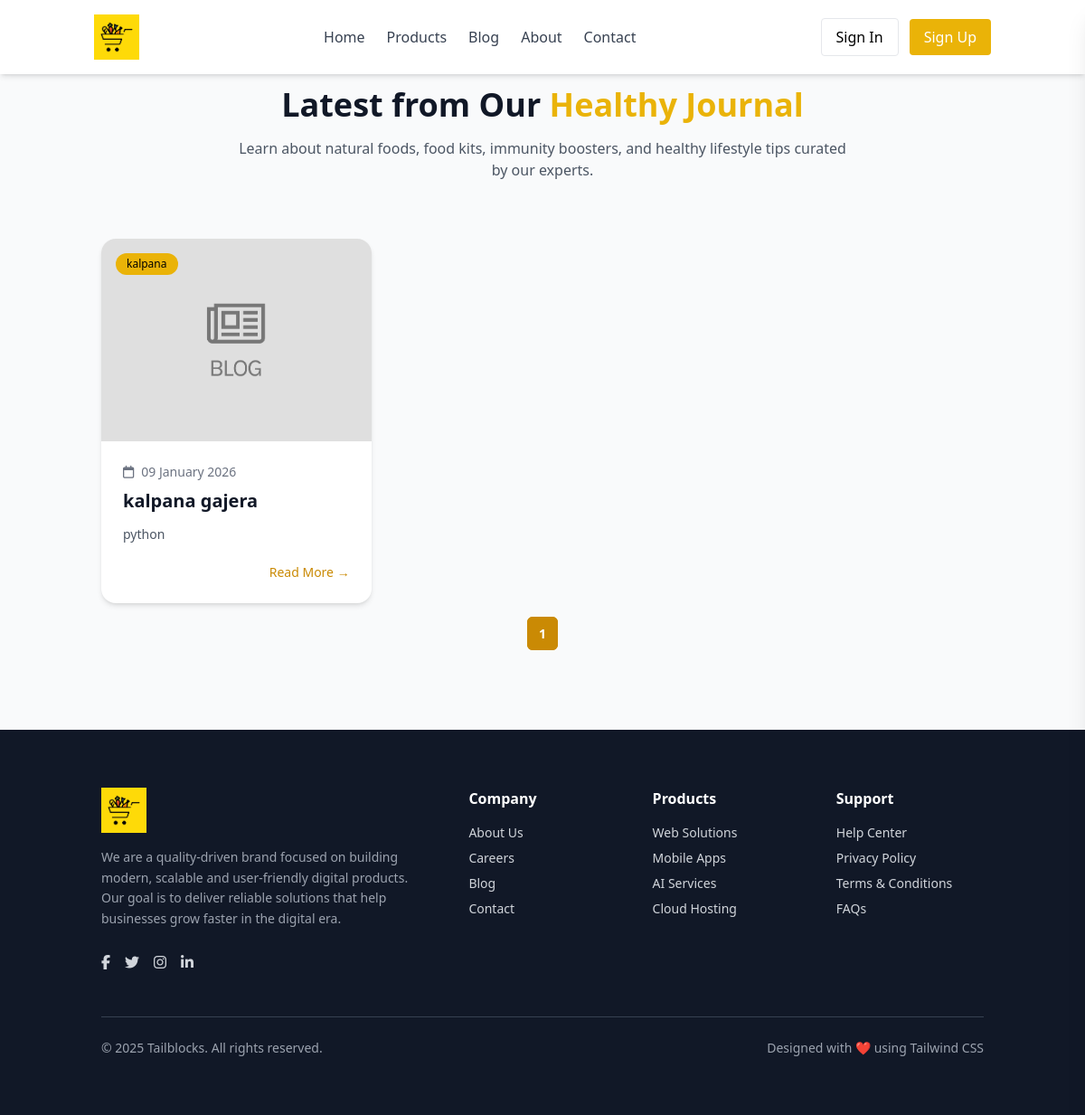
The page /blogs/ on the database as committed earlier.
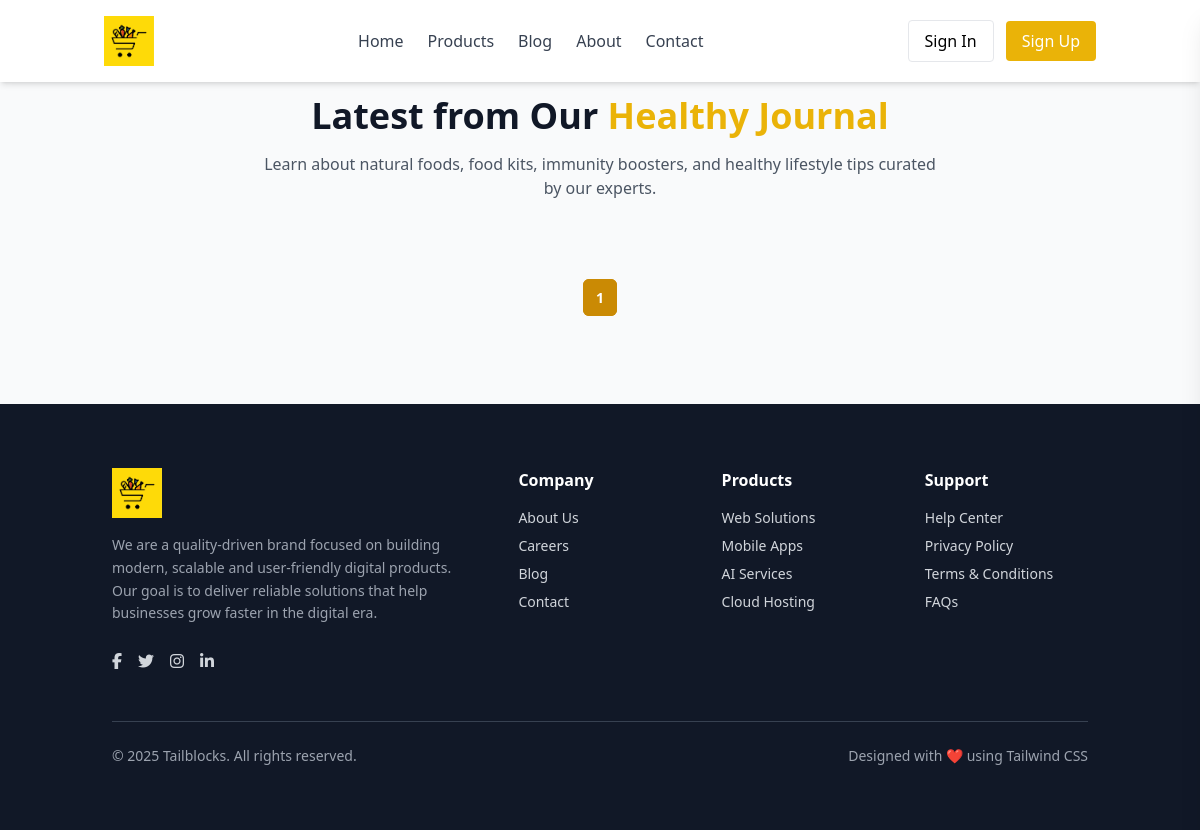
The same page on the database as committed later.
### apps/store/models.py (models this page shows, shortened)
class Blogs(BaseModel):
    category = models.ForeignKey(BlogCategory, on_delete=models.CASCADE)
    image = models.ImageField(
        upload_to=blog_image_upload_path,
        default="blogs/default_blog.jpg",
        blank=True,
        null=True
    )
    title = models.CharField(max_length=255)
    content = models.TextField()

class BlogCategory(BaseModel):
    name = models.CharField(max_length=255)

### apps/store/views.py (the view)
# urls.py: path("blogs/", blogs, name="blogs"),
def blogs(request):
    blog_list = Blogs.objects.all().order_by("-created_at")
    paginator = Paginator(blog_list, 6)  # 5 blogs per page
    page_number = request.GET.get('page')
    blogs = paginator.get_page(page_number)
    context = {
        'blogs': blogs
    }
    return render(request, "store/blogs.html", context)

### apps/store/templates/store/blogs.html (shortened to what this page needs)
{% extends 'store/base.html' %}
{% block body %}
<section class="bg-gray-50 py-24">
  <div class="container mx-auto px-6">
    <div class="text-center mb-16">
      <h2 class="text-3xl md:text-4xl font-extrabold text-gray-900">
        Latest from Our <span class="text-yellow-500">Healthy Journal</span>
      </h2>
      <p class="mt-4 max-w-2xl mx-auto text-gray-600">
        Learn about natural foods, food kits, immunity boosters, and healthy
        lifestyle tips curated by our experts.
      </p>
    </div>
    <div class="grid grid-cols-1 md:grid-cols-2 lg:grid-cols-3 gap-10">
      {% for blog in blogs %}
      <div class="bg-white rounded-2xl shadow-md hover:shadow-xl transition overflow-hidden">
        <div class="relative">
          <img src="{{ blog.image.url }}" class="w-full h-56 object-cover" alt="Blog">
          <span class="absolute top-4 left-4 bg-yellow-500 text-dark text-xs px-3 py-1 rounded-full">
            {{blog.category.name}}
          </span>
        </div>
        <div class="p-6">
          <div class="flex items-center gap-2 text-sm text-gray-500 mb-2">
            <i class="fa-regular fa-calendar"></i>
            <span>{{ blog.created_at|date:"d F Y" }}</span>
          </div>
          <h3 class="text-xl font-semibold text-gray-900 mb-3">
            {{blog.title}}
          </h3>
          <p class="text-gray-600 text-sm leading-relaxed mb-5">
            {{blog.content|truncatewords:20}}
          </p>
          <div class="flex justify-end">
            <a href="{% url 'blog_detail' blog.id %}" class="text-sm font-medium text-yellow-600 hover:underline">
              Read More →
            </a>
          </div>
        </div>
      </div>
      {% endfor %}
    </div>
<nav class="flex justify-center mt-6">
    <ul class="inline-flex items-center space-x-1 text-sm">
        {% for num in blogs.paginator.page_range %}
            {% if blogs.number == num %}
                <li>
                    <span
                        class="px-3 py-2 rounded-md bg-yellow-600 text-white font-semibold border border-yellow-600">
                        {{ num }}
                    </span>
                </li>
            {% endif %}
        {% endfor %}
    </ul>
</nav>
  </div>
</section>
{% endblock %}

Rows that differ between the two databases and show on the page:
removed Blogs: image (placeholder picture), category.name "kalpana", created_at "09 January 2026", title "kalpana gajera", content "python"
